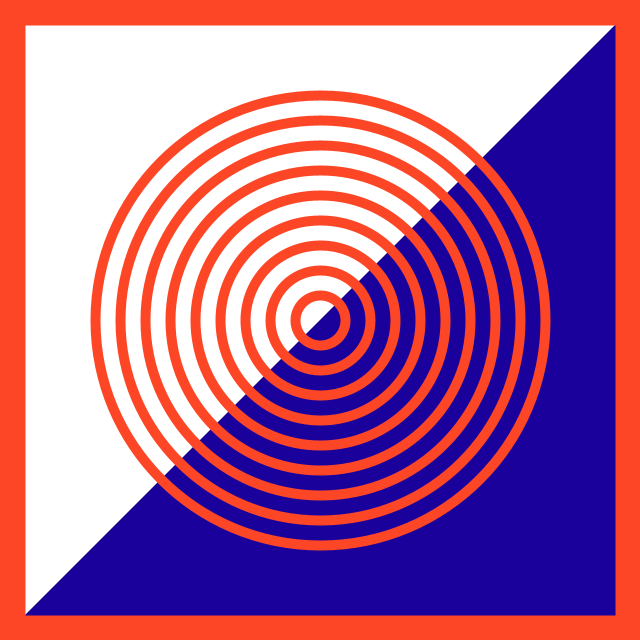
Frame 1 (no input)
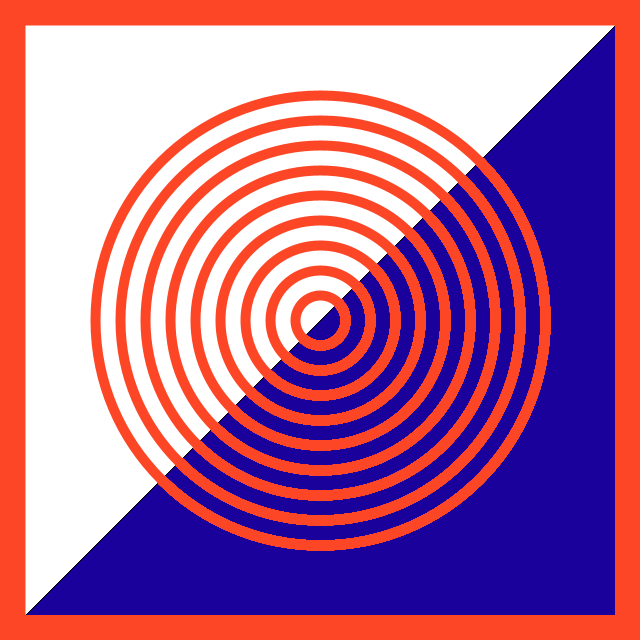
Frame 60 (the mouse pressed at the canvas centre just before this capture)
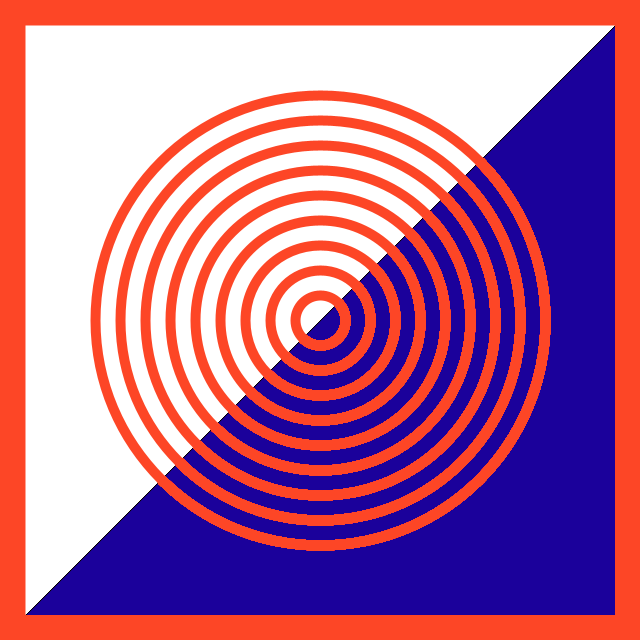
Frame 120 (the mouse held since frame 60 and released just before this capture)

The Processing sketch that drew these frames (run headless with seeded random() and noise(); from frame 60 on, the mouse is pressed at the canvas centre):

// Processing sketch: sketch_margotchevalier
// ── sketch_margotchevalier.pde
float taille = 200;

void setup () {

  size(640, 640);
  background(27, 1, 155);
}

void draw () {

  float centreX = 640 / 2 - taille / 2;
  float centreY = 640 / 2 - taille / 2;

  strokeWeight(0);
  stroke(0);
  fill(255);
  triangle(0, 0, 640, 0, 0, 640);
  
   fill(255);
   strokeWeight(50);
   stroke(253, 70, 38);
   noFill();
   rect(0, 0, 640, 640);

 fill(255);
   strokeWeight(10);
   stroke(253, 70, 38);
   noFill();
   for (int i=0; i<10; i++) {
   ellipse(640 /2, 640 / 2, i * 50, i * 50);
   }
  
}
